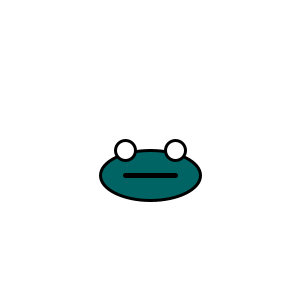
Frame 1 (no input)
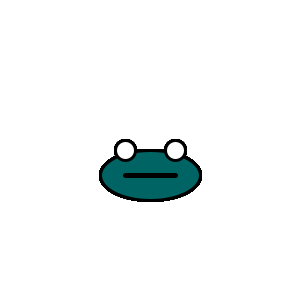
Frame 60 (the mouse pressed at the canvas centre just before this capture)
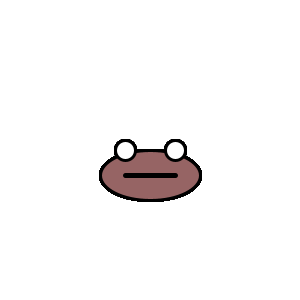
Frame 120 (the mouse held since frame 60 and released just before this capture)

The Processing sketch that drew these frames (run headless with seeded random() and noise(); from frame 60 on, the mouse is pressed at the canvas centre):

// Processing sketch: processing_159281
// ── processing_159281.pde

//week 1 assignment 4b

void setup() {
size(300,300);
background(255);
ellipseMode(CORNER);
rectMode(CORNER);
}

void draw() {
strokeWeight(3);
ellipseMode(CORNER);
fill(mouseX,100,100);
ellipse(100,150,100,50);
fill(255);
ellipseMode(CENTER);
ellipse(125,150,20,20);
ellipse(175,150,20,20);
strokeWeight(5);
line(125,175,175,175);
}
